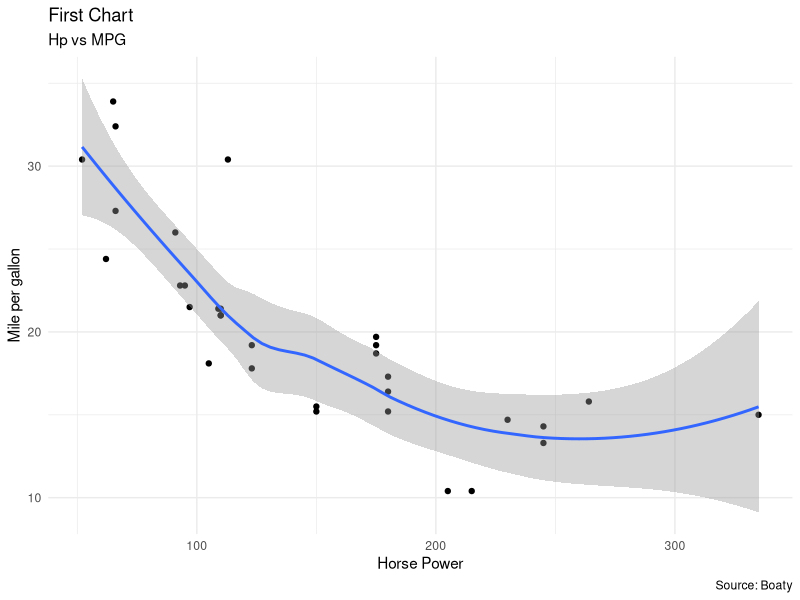

Source code (R):
## ---- chunk 1
  library(tidyverse)
  mtcars %>%
    ggplot(aes(hp, mpg)) + 
    geom_point() + 
    geom_smooth() + 
    labs(
      title = "First Chart",
      subtitle = "Hp vs MPG",
      x = "Horse Power",
      y = "Mile per gallon",
      caption = "Source: Boaty"
    ) + 
    theme_minimal()
